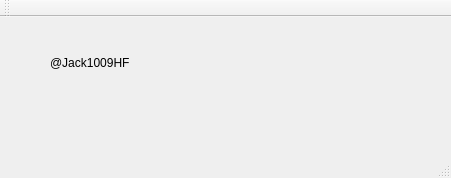
<?xml version="1.0" encoding="UTF-8"?>
<ui version="4.0">
 <class>ApplicationVersionUpdateClass</class>
 <widget class="QMainWindow" name="ApplicationVersionUpdateClass">
  <property name="geometry">
   <rect>
    <x>0</x>
    <y>0</y>
    <width>451</width>
    <height>178</height>
   </rect>
  </property>
  <property name="windowTitle">
   <string>ApplicationVersionUpdate</string>
  </property>
  <widget class="QWidget" name="centralWidget">
   <widget class="QLabel" name="label">
    <property name="geometry">
     <rect>
      <x>50</x>
      <y>30</y>
      <width>121</width>
      <height>31</height>
     </rect>
    </property>
    <property name="text">
     <string>@Jack1009HF</string>
    </property>
   </widget>
  </widget>
  <widget class="QMenuBar" name="menuBar">
   <property name="geometry">
    <rect>
     <x>0</x>
     <y>0</y>
     <width>451</width>
     <height>23</height>
    </rect>
   </property>
  </widget>
  <widget class="QToolBar" name="mainToolBar">
   <attribute name="toolBarArea">
    <enum>TopToolBarArea</enum>
   </attribute>
   <attribute name="toolBarBreak">
    <bool>false</bool>
   </attribute>
  </widget>
  <widget class="QStatusBar" name="statusBar"/>
 </widget>
 <layoutdefault spacing="6" margin="11"/>
 <resources>
  <include location="ApplicationVersionUpdate.qrc"/>
 </resources>
 <connections/>
</ui>
